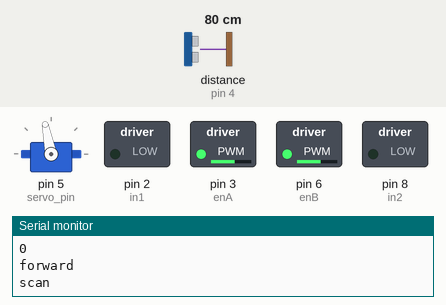
Recording of a sketch running on a simulated Teensy 3. On the bench: servo, switched loads named in the sketch (green lamp = pin HIGH), the last lines printed to the serial monitor. Wiring (inferred from the names in the program): ultrasonic range finder: trigger pin 7; echo pin 4. The inputs (shaded band) are chosen by the test bench; at power-on: distance to the obstacle (sensor on pin 4) 80 cm. The echo pulse lasts 58.3 µs per cm; pins used as bus, display or sensor lines are not drawn.

Above: at 1.25 s.
1.3 s: distance to the obstacle (sensor on pin 4) set to 9 cm
At 1.45 s:
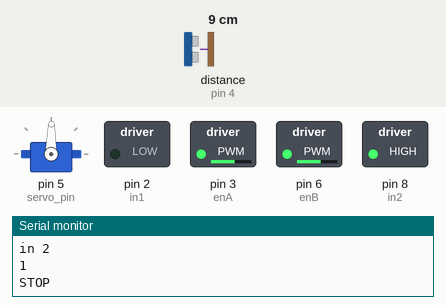
4.3 s: distance to the obstacle (sensor on pin 4) set to 27 cm
7.3 s: distance to the obstacle (sensor on pin 4) set to 34 cm
10.3 s: distance to the obstacle (sensor on pin 4) set to 35 cm
At 10.9 s:
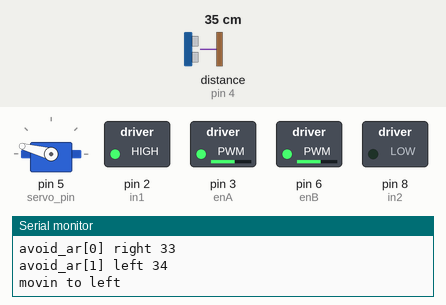
13.3 s: distance to the obstacle (sensor on pin 4) set to 18 cm
At 15.25 s:
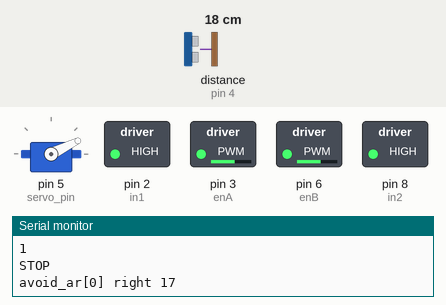
Timing chart, 0 to 17.3 s (numbered marks = the images above; inputs shaded):
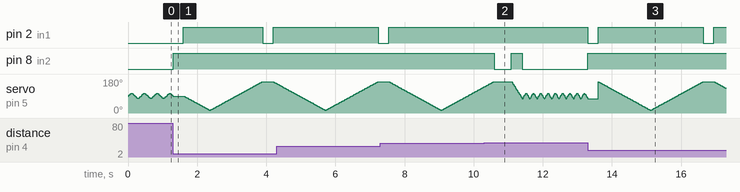

The sketch:

ultrasonic.ino
```cpp
#include "motor.h"
//#include "servoMove.h"
#include <Servo.h>


int calculateDistance();
void avoidLogic2();
void servo(uint8_t angle);
bool scanFront();


motor mo;
//servoMove ser;
Servo myservo;
const int trigPin = 7;
const int echoPin = 4;
const int servoPwm = 5;
uint8_t last_angle = 90;
bool scan = false;
int avoid = 30;
int avoid_ar[2] = {0};
int dis = 100;
long duration;
int distance;


void setup()
{
  // put your setup code here, to run once:
  myservo.attach(servoPwm);  // attaches the servo on pin 9 to the servo object
  pinMode(trigPin, OUTPUT); // Sets the trigPin as an Output
  pinMode(echoPin, INPUT); // Sets the echoPin as an Input
  Serial.begin(9600);
  mo = motor();
  analogWrite(enA, 150);
  analogWrite(enB, 150);
  scan = false;
  Serial.println("START");
}

void loop()
{
  //sweep();


  if (!scanFront()) {
    Serial.println("forward");
    mo.moveForward();
  } else {
    Serial.println("STOP");
    mo.moveBackward();
    delay(300);
    mo.stopMotor();
    servo(15);
    delay(10);
    avoid_ar[0] = calculateDistance();
    Serial.print("avoid_ar[0] right ");
    Serial.println(avoid_ar[0]);
    servo(165);
    delay(10);
    avoid_ar[1] = calculateDistance();
    Serial.print("avoid_ar[1] left ");
    Serial.println(avoid_ar[1]);
    avoidLogic2();
  }

}
void avoidLogic2() {
  //Serial.println(avoid_ar[0]);
  //Serial.println(avoid_ar[1]);
  if (avoid_ar[0] >= avoid && avoid_ar[0] >= avoid_ar[1]) { //look right is empty
    Serial.println("movin to right");
    mo.toRight();
    delay(500);
    mo.stopMotor();
    scan = false;
  } else if (avoid_ar[1] >= avoid && avoid_ar[1] >= avoid_ar[0]) { //look right is empty
    Serial.println("movin to left");
    mo.toLeft();
    delay(500);
    mo.stopMotor();
    scan = false;
  }
  if (avoid_ar[1] < avoid && avoid_ar[0] < avoid) {
    Serial.println("rotate");
    while (dis < avoid) {
      dis = calculateDistance();
      mo.rotateLeft();
    }
    scan = false;


  }
  //delay(10);
}

// Function for calculating the distance measured by the Ultrasonic sensor
int calculateDistance() {

  digitalWrite(trigPin, LOW);
  delayMicroseconds(2);
  // Sets the trigPin on HIGH state for 10 micro seconds
  digitalWrite(trigPin, HIGH);
  delayMicroseconds(10);
  digitalWrite(trigPin, LOW);
  duration = pulseIn(echoPin, HIGH); // Reads the echoPin, returns the sound wave travel time in microseconds
  distance = duration * 0.034 / 2;
  return distance;
}

void servo(uint8_t angle) {

  if (angle > last_angle)
    for (int i = last_angle; i <= angle; i++) {
      myservo.write(i);//lookFront
      delay(10);
    }
  else
    for (int i = last_angle; i >= angle; i--) {
      myservo.write(i);//lookFront
      delay(10);
    }
  last_angle =  angle;
}
void sweep() {
  for (int i = 15; i <= 165; i++) {
    myservo.write(i);
    delay(10);
    distance = calculateDistance();// Calls a function for calculating the distance measured by the Ultrasonic sensor for each degree

    Serial.print(i); // Sends the current degree into the Serial Port
    Serial.print(","); // Sends addition character right next to the previous value needed later in the Processing IDE for indexing
    Serial.print(distance); // Sends the distance value into the Serial Port
    Serial.print("."); // Sends addition character right next to the previous value needed later in the Processing IDE for indexing
  }
  // Repeats the previous lines from 165 to 15 degrees
  for (int i = 165; i > 15; i--) {
    myservo.write(i);
    delay(10);
    distance = calculateDistance();
    Serial.print(i);
    Serial.print(",");
    Serial.print(distance);
    Serial.print(".");
  }
}


bool scanFront() {

  uint16_t di = 0;
  uint8_t base = 25;
  uint8_t bottom = base * 3;
  uint8_t top = 180 - bottom;
  Serial.println("scan");
  for (int i = myservo.read(); i <= top; i++) {

    myservo.write(i);//lookFront
    delay(1);
    di = calculateDistance();
    if (di < avoid && di > 5) {
      Serial.println(di);
      Serial.println("in 1");
      scan = true;
      break;
    }
  }
  if (!scan) {
    for (int i = myservo.read(); i > bottom; i--) {
      myservo.write(i);//lookFront
      delay(1);
      di = calculateDistance();
      if (di < avoid && di > 5) {
        Serial.println(di);
        Serial.println("in 2");
        scan = true;
        break;
      }
    }

  }
  Serial.println(scan);
  return scan;
}
```

motor.cpp
```cpp
#include "motor.h"
motor::motor() {
  pinMode(in1, OUTPUT);
  pinMode(in2, OUTPUT);
  pinMode(in1, OUTPUT);
  pinMode(in2, OUTPUT);
  pinMode(enA, OUTPUT);
  pinMode(enB, OUTPUT);
  digitalWrite(in1, HIGH);
  digitalWrite(in2, HIGH);
  digitalWrite(in3, HIGH);
  digitalWrite(in4, HIGH);
  digitalWrite(enA, HIGH);
  digitalWrite(enB, HIGH);
  inc = 0;
}
motor::~motor() {}
void motor::leftForward() {
  // put your main code here, to run repeatedly:
  digitalWrite(in3, LOW);//nothing
  digitalWrite(in4, HIGH);//right
}
void motor::rightForward() {
  digitalWrite(in1, HIGH);
  digitalWrite(in2, LOW);
}

void motor::leftBackward() {
  digitalWrite(in3, HIGH);
  digitalWrite(in4, LOW);
}
void motor::rightBackward() {
  digitalWrite(in1, LOW);
  digitalWrite(in2, HIGH);
}
void motor::stopMotor() {
  digitalWrite(in1, HIGH);
  digitalWrite(in2, HIGH);
  digitalWrite(in3, HIGH);
  digitalWrite(in4, HIGH);
}
void motor::stopLeft() {
  digitalWrite(in3, HIGH);
  digitalWrite(in4, HIGH);
}
void motor::stopRight() {
  digitalWrite(in1, HIGH);
  digitalWrite(in2, HIGH);
}
void motor::toLeft() {
  stopLeft();
  rightForward();
}
void motor::toRight() {
  stopRight();
  leftForward();
}
void motor::rotateLeft() {
  rightForward();
  leftBackward();
}
void motor::rotateRight() {
  rightBackward();
  leftForward();
}
void motor::cycleTest() {
  uint16_t testTime = 2000;
  /*
    if (inc < 255)
  	inc += 51;
    else
  	inc = 0;
  */
  inc = 200;
  Serial.println((inc * 100) / 255);
  analogWrite(enA, inc);
  analogWrite(enB, inc);
  moveForward();
  delay(testTime);
  moveBackward();
  delay(testTime);
  stopRight();
  leftBackward();
  delay(testTime);
  stopLeft();
  rightBackward();
  delay(testTime);
  toLeft();
  delay(testTime);
  toRight();
  delay(testTime);
  rotateLeft();
  delay(testTime);
  rotateRight();
  delay(testTime);
  stopMotor();
  delay(testTime);
}

void motor::moveForward() {
  rightForward();
  leftForward();
}
void motor::moveBackward() {
  rightBackward();
  leftBackward();
}
```

motor.h
```cpp
#ifndef MOTOR_H
#define MOTOR_H
#include "Arduino.h"

#define enA 3 //gray
#define in1 2 // purple
#define in2 8//blue
#define in3 9 //green
#define in4 12 //yellow
#define enB 6 //orange

class motor
{
  private:
    uint16_t inc;
  public:
    motor();
    ~motor();
    void leftForward();
    void leftBackward() ;
    void rightForward() ;
    void rightBackward();
    void stopMotor();
    void stopLeft();
    void stopRight();
    void toLeft();
    void toRight();
    void rotateLeft();
    void rotateRight();
    void cycleTest();
    void moveForward();
    void moveBackward();

};
#endif
```

servoMove.cpp
```cpp
#include "servoMove.h"
servoMove::servoMove(/* args */)
{
  myservo.attach(servo_pin);

}

servoMove::~servoMove()
{
}

void servoMove::moveServo(uint16_t degree)
{
  myservo.write(degree);
  delay(15);
}

uint8_t servoMove::servoRead() {
  uint8_t angle = myservo.read();
  return angle;
}

void servoMove::servoReset()
{
  myservo.write(90);
  delay(15);
}

void servoMove::servoTest()
{
  for (pos = 0; pos <= 180; pos += 1)
  {
    Serial.println(pos);
    if (pos <= 180) {
      // goes from 0 degrees to 180 degrees
      // in steps of 1 degree
      myservo.write(pos); // tell servo to go to position in variable 'pos'
      delay(15);          // waits 15ms for the servo to reach the position
    }
  }
  for (pos = 180; pos >= 0; pos -= 1)
  {
    if (pos <= 180) {
      Serial.println(pos);
      // goes from 180 degrees to 0 degrees
      myservo.write(pos); // tell servo to go to position in variable 'pos'
      delay(15);          // waits 15ms for the servo to reach the position
    }
  }
}

void servoMove::lookRight() {
  myservo.write(50);
  delay(15);
  myservo.write(115);
  delay(15);
}
void servoMove::lookLeft() {
  myservo.write(170);
  delay(15);
  myservo.write(115);
  delay(15);
}
```

servoMove.h
```cpp
#ifndef SERVOMOVE_H
#define SERVOMOVE_H
#include "Arduino.h"
#include <Servo.h>
//SERVO
#define servo_pin 5
class servoMove
{
private:
    Servo myservo;
    uint8_t pos=0;
public:
    servoMove(/* args */);
    ~servoMove();
    void moveServo(uint16_t degree);
    void servoReset();
    void servoTest();
    uint8_t servoRead();
    void lookRight();
    void lookLeft();
};


#endif
```

Measured:
- after the input at 1.3 s, pin 2 (in1): LOW → HIGH after 0.30 s, → LOW 2.3 s later, → HIGH 0.30 s later; pin 8 (in2): LOW → HIGH at once
- after the input at 10.3 s, pin 8 (in2): HIGH → LOW after 0.29 s instead of 1.1 s
- after the input at 13.3 s, pin 2 (in1): alternates HIGH for 3.0 s and LOW for 0.30 s, starting at once; pin 8 (in2): LOW → HIGH at once
